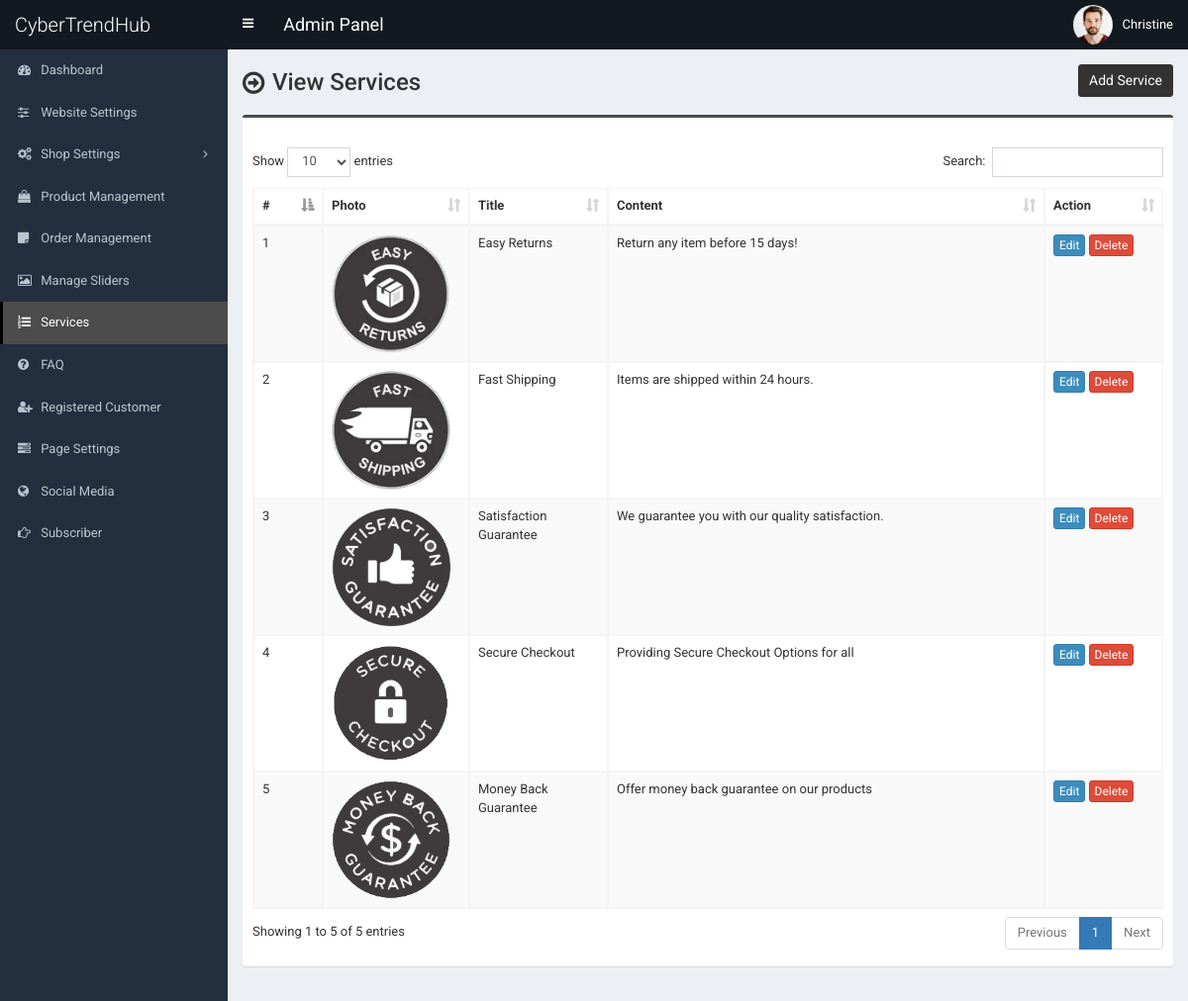
Screenshot of /admin/service.php (signed in) with the database file from the repository.
### tables this page shows
CREATE TABLE `tbl_service` (
  `id` int(11) NOT NULL,
  `title` varchar(255) NOT NULL,
  `content` text NOT NULL,
  `photo` varchar(255) NOT NULL
);

### admin/service.php (the view, shortened to what this page needs)
<?php require_once('header.php'); ?>
<section class="content-header">
	<div class="content-header-left">
		<h1>View Services</h1>
	</div>
	<div class="content-header-right">
		<a href="service-add.php" class="btn btn-primary btn-sm">Add Service</a>
	</div>
</section>
<section class="content">
	<div class="row">
		<div class="col-md-12">
			<div class="box box-info">
				<div class="box-body table-responsive">
					<table id="example1" class="table table-bordered table-hover table-striped">
						<thead>
							<tr>
								<th width="30">#</th>
								<th>Photo</th>
								<th width="100">Title</th>
								<th>Content</th>
								<th width="80">Action</th>
							</tr>
						</thead>
						<tbody>
							<?php
							$i=0;
							$statement = $pdo->prepare("SELECT * FROM tbl_service");
							$statement->execute();
							$result = $statement->fetchAll(PDO::FETCH_ASSOC);
							foreach ($result as $row) {
								$i++;
								?>
								<tr>
									<td><?php echo $i; ?></td>
									<td style="width:130px;"><img src="../assets/uploads/<?php echo $row['photo']; ?>" alt="<?php echo $row['title']; ?>" style="width:120px;"></td>
									<td><?php echo $row['title']; ?></td>
									<td><?php echo $row['content']; ?></td>
									<td>
										<a href="service-edit.php?id=<?php echo $row['id']; ?>" class="btn btn-primary btn-xs">Edit</a>
										<a href="#" class="btn btn-danger btn-xs" data-href="service-delete.php?id=<?php echo $row['id']; ?>" data-toggle="modal" data-target="#confirm-delete">Delete</a>
									</td>
								</tr>
								<?php
							}
							?>
						</tbody>
					</table>
				</div>
			</div>
		</div>
	</div>
</section>
<?php require_once('footer.php'); ?>

### admin/style.css (style rules this page uses)
body { font-size: 13px; font-family: "Roboto", sans-serif; }
.content-header > h1, .content-header .content-header-left h1 { font-family: "Roboto", sans-serif; }
.box-info { padding-top: 20px; }
.content-header { overflow: hidden; }
.content-header .content-header-left { float: left; padding-top: 5px; }
.content-header .content-header-right { float: right; }
.content-header .content-header-left h1 { margin-top: 0; margin-bottom: 0; padding-left: 30px; padding-bottom: 5px; font-size: 24px; position: relative; }
.content-header .content-header-left h1:before { position: absolute; top: 0; left: 0; font-family: "FontAwesome", sans-serif; font-size: 26px; content: "\f18e"; }
.content-header .content-header-right a { position: relative; font-size: 14px; }
.box.box-info { border-top-color: #4c4c4c; }
.content-header .content-header-right a { background-color: #333333; border-color: #333333; }

### rows the page displays
tbl_service: photo (picture), title "Easy Returns", content "Return any item before 15 days!"
tbl_service: photo (picture), title "Fast Shipping", content "Items are shipped within 24 hours."
tbl_service: photo (picture), title "Satisfaction Guarantee", content "We guarantee you with our quality satisfaction."
tbl_service: photo (picture), title "Secure Checkout", content "Providing Secure Checkout Options for all"
tbl_service: photo (picture), title "Money Back Guarantee", content "Offer money back guarantee on our products"

### other values shown
$_SESSION['user']['full_name'] "Christine"
